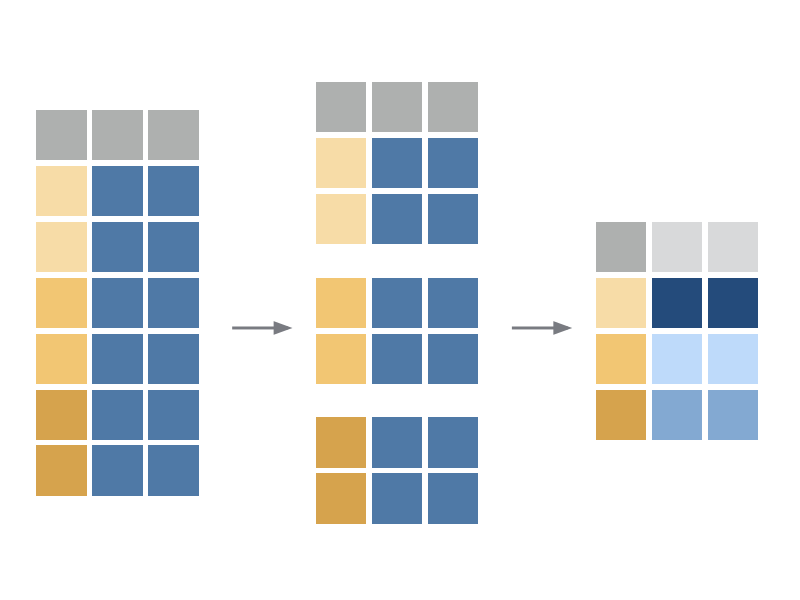

The R source for this figure:

library(tidyverse)
df <- as.data.frame(expand.grid(0:2, 1:7))
names(df) <- c("x", "y")
df$colour <- c(rep(1:3, each = 6), 4, 4, 4)
df$colour[df$x > 0] <- 9 
df$colour[df$y == 7] <- 4
df2 <- as.data.frame(expand.grid(10:12, 2:5))
names(df2) <- c("x", "y")
df2$colour <- rep(1:4, each = 3)
df2$colour[df2$x > 10] <- df2$colour[df2$x > 10] + 4
df_arrow <- data.frame(x = c(3.5, 8.5), y = 4)
translate_y <- c(rep(c(-.5, 0, .5), each = 6), rep(.5, 3))
df %>% ggplot() +
  geom_rect(aes(xmin= x, xmax = x + .9, ymin = y, ymax = y + .9,
                fill = factor(colour))) +
  geom_rect(aes(xmin= x + 5, xmax = x + 5.9,
                ymin = y + translate_y, ymax = y + .9 + translate_y,
                fill = factor(colour))) +
  geom_rect(data = df2, aes(xmin= x, xmax = x + .9, ymin = y, ymax = y + .9,
                fill = factor(colour))) +
  geom_segment(data = df_arrow,
               aes(x, y, xend = x + 1, yend = y, group = x),
               colour = "#797b81", size = 1, linejoin = "mitre",
               arrow = arrow(length = unit(10, "points"),
                             type = "closed", angle = 20)) +
  xlim(c(0, 13)) + ylim(c(0, 9)) + coord_fixed() + scale_fill_manual(values = c("#d6a34d", "#f2c673", "#f7dca7", "#aeb0af", "#4f79a6", "#83a9d2", "#bedafa", "#244b7b", "#d8d9da"), guide = F) +
  theme_void()

